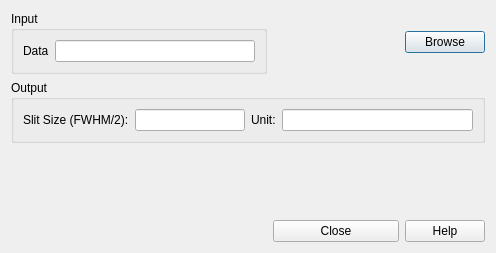
<?xml version="1.0" encoding="UTF-8"?>
<ui version="4.0">
 <class>SlitSizeCalculator</class>
 <widget class="QDialog" name="SlitSizeCalculator">
  <property name="geometry">
   <rect>
    <x>0</x>
    <y>0</y>
    <width>496</width>
    <height>253</height>
   </rect>
  </property>
  <property name="windowTitle">
   <string>Dialog</string>
  </property>
  <property name="windowIcon">
   <iconset>
    <normaloff>:/res/ball.ico</normaloff>:/res/ball.ico</iconset>
  </property>
  <property name="toolTip">
   <string/>
  </property>
  <layout class="QGridLayout" name="gridLayout_3">
   <item row="0" column="0">
    <widget class="QGroupBox" name="groupBox">
     <property name="title">
      <string>Input</string>
     </property>
     <layout class="QGridLayout" name="gridLayout">
      <item row="0" column="0">
       <layout class="QHBoxLayout" name="horizontalLayout">
        <item>
         <widget class="QLabel" name="label">
          <property name="text">
           <string>Data</string>
          </property>
         </widget>
        </item>
        <item>
         <widget class="QLineEdit" name="data_file">
          <property name="minimumSize">
           <size>
            <width>200</width>
            <height>21</height>
           </size>
          </property>
          <property name="readOnly">
           <bool>true</bool>
          </property>
         </widget>
        </item>
       </layout>
      </item>
     </layout>
    </widget>
   </item>
   <item row="2" column="0">
    <spacer name="verticalSpacer_2">
     <property name="orientation">
      <enum>Qt::Vertical</enum>
     </property>
     <property name="sizeHint" stdset="0">
      <size>
       <width>20</width>
       <height>40</height>
      </size>
     </property>
    </spacer>
   </item>
   <item row="1" column="0" colspan="3">
    <widget class="QGroupBox" name="groupBox_2">
     <property name="title">
      <string>Output</string>
     </property>
     <layout class="QGridLayout" name="gridLayout_2">
      <item row="0" column="0">
       <layout class="QHBoxLayout" name="horizontalLayout_2">
        <item>
         <widget class="QLabel" name="label_3">
          <property name="text">
           <string>Slit Size (FWHM/2):</string>
          </property>
         </widget>
        </item>
        <item>
         <widget class="QLineEdit" name="slit_length_out">
          <property name="minimumSize">
           <size>
            <width>110</width>
            <height>21</height>
           </size>
          </property>
          <property name="readOnly">
           <bool>true</bool>
          </property>
         </widget>
        </item>
       </layout>
      </item>
      <item row="0" column="1">
       <layout class="QHBoxLayout" name="horizontalLayout_3">
        <item>
         <widget class="QLabel" name="label_2">
          <property name="text">
           <string>Unit:</string>
          </property>
         </widget>
        </item>
        <item>
         <widget class="QLineEdit" name="unit_out">
          <property name="minimumSize">
           <size>
            <width>100</width>
            <height>21</height>
           </size>
          </property>
          <property name="readOnly">
           <bool>true</bool>
          </property>
         </widget>
        </item>
       </layout>
      </item>
     </layout>
    </widget>
   </item>
   <item row="0" column="2">
    <widget class="QPushButton" name="browseButton">
     <property name="toolTip">
      <string>&lt;html&gt;&lt;head/&gt;&lt;body&gt;&lt;p&gt;Compute the thickness or diameter.&lt;/p&gt;&lt;/body&gt;&lt;/html&gt;</string>
     </property>
     <property name="text">
      <string>Browse</string>
     </property>
    </widget>
   </item>
   <item row="4" column="2">
    <widget class="QPushButton" name="helpButton">
     <property name="toolTip">
      <string>&lt;html&gt;&lt;head/&gt;&lt;body&gt;&lt;p&gt;Help using the Kiessing fringe calculator.&lt;/p&gt;&lt;/body&gt;&lt;/html&gt;</string>
     </property>
     <property name="text">
      <string>Help</string>
     </property>
    </widget>
   </item>
   <item row="4" column="0">
    <spacer name="horizontalSpacer">
     <property name="orientation">
      <enum>Qt::Horizontal</enum>
     </property>
     <property name="sizeHint" stdset="0">
      <size>
       <width>40</width>
       <height>20</height>
      </size>
     </property>
    </spacer>
   </item>
   <item row="4" column="1">
    <widget class="QPushButton" name="closeButton">
     <property name="toolTip">
      <string>&lt;html&gt;&lt;head/&gt;&lt;body&gt;&lt;p&gt;Close this window.&lt;/p&gt;&lt;/body&gt;&lt;/html&gt;</string>
     </property>
     <property name="text">
      <string>Close</string>
     </property>
    </widget>
   </item>
   <item row="0" column="1">
    <spacer name="horizontalSpacer_2">
     <property name="orientation">
      <enum>Qt::Horizontal</enum>
     </property>
     <property name="sizeHint" stdset="0">
      <size>
       <width>40</width>
       <height>20</height>
      </size>
     </property>
    </spacer>
   </item>
  </layout>
 </widget>
 <resources/>
 <connections/>
</ui>
